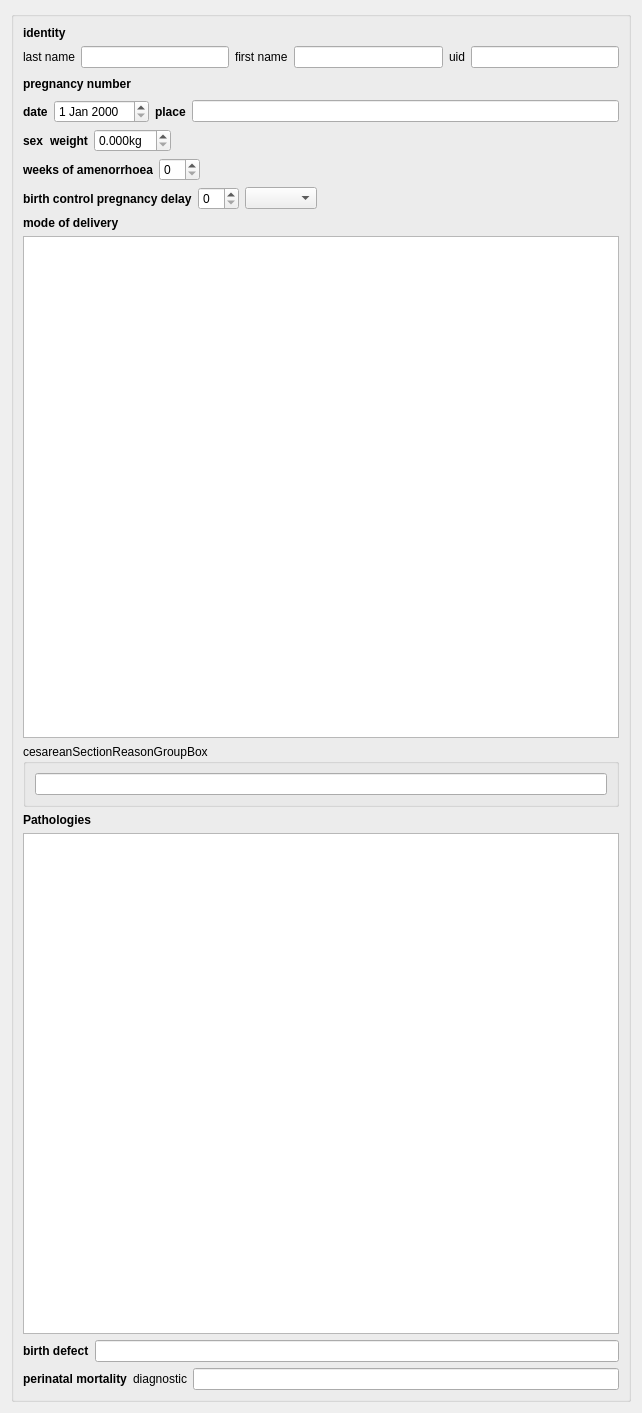
<?xml version="1.0" encoding="UTF-8"?>
<ui version="4.0">
 <class>BaseWidgets::Internal::BaseFormWidget</class>
 <widget class="QWidget" name="BaseWidgets::Internal::BaseFormWidget">
  <property name="geometry">
   <rect>
    <x>0</x>
    <y>0</y>
    <width>642</width>
    <height>1413</height>
   </rect>
  </property>
  <property name="windowTitle">
   <string>Form</string>
  </property>
  <layout class="QVBoxLayout" name="verticalLayout_5">
   <item>
    <widget class="QGroupBox" name="pregnancyGroupBox">
     <property name="title">
      <string/>
     </property>
     <layout class="QGridLayout" name="gridLayout_2">
      <item row="0" column="0" colspan="2">
       <layout class="QGridLayout" name="gridLayout">
        <item row="0" column="0">
         <widget class="QLabel" name="identityLabel">
          <property name="font">
           <font>
            <weight>75</weight>
            <bold>true</bold>
           </font>
          </property>
          <property name="text">
           <string>identity</string>
          </property>
         </widget>
        </item>
        <item row="1" column="0">
         <widget class="QLabel" name="lastNameLabel">
          <property name="text">
           <string>last name</string>
          </property>
         </widget>
        </item>
        <item row="1" column="1">
         <widget class="QLineEdit" name="lastNameLineEdit"/>
        </item>
        <item row="1" column="2">
         <widget class="QLabel" name="firstNameLabel">
          <property name="text">
           <string>first name</string>
          </property>
         </widget>
        </item>
        <item row="1" column="3">
         <widget class="QLineEdit" name="firstNameLineEdit"/>
        </item>
        <item row="1" column="4">
         <widget class="QLabel" name="uidLabel">
          <property name="text">
           <string>uid</string>
          </property>
         </widget>
        </item>
        <item row="1" column="5">
         <widget class="QLineEdit" name="uidLineEdit"/>
        </item>
       </layout>
      </item>
      <item row="1" column="0" colspan="2">
       <layout class="QHBoxLayout" name="horizontalLayout">
        <item>
         <widget class="QLabel" name="pregnancyNumberLabel">
          <property name="font">
           <font>
            <weight>75</weight>
            <bold>true</bold>
           </font>
          </property>
          <property name="text">
           <string>pregnancy number</string>
          </property>
         </widget>
        </item>
        <item>
         <widget class="QLineEdit" name="pregnancyNumberLineEdit">
          <property name="sizePolicy">
           <sizepolicy hsizetype="Fixed" vsizetype="Fixed">
            <horstretch>0</horstretch>
            <verstretch>0</verstretch>
           </sizepolicy>
          </property>
          <property name="maximumSize">
           <size>
            <width>0</width>
            <height>0</height>
           </size>
          </property>
          <property name="cursor">
           <cursorShape>ForbiddenCursor</cursorShape>
          </property>
          <property name="mouseTracking">
           <bool>false</bool>
          </property>
          <property name="focusPolicy">
           <enum>Qt::NoFocus</enum>
          </property>
          <property name="contextMenuPolicy">
           <enum>Qt::NoContextMenu</enum>
          </property>
          <property name="acceptDrops">
           <bool>false</bool>
          </property>
          <property name="frame">
           <bool>false</bool>
          </property>
          <property name="echoMode">
           <enum>QLineEdit::NoEcho</enum>
          </property>
          <property name="readOnly">
           <bool>true</bool>
          </property>
         </widget>
        </item>
        <item>
         <layout class="QHBoxLayout" name="pregnancyNumberRadioLayout"/>
        </item>
        <item>
         <spacer name="horizontalSpacer">
          <property name="orientation">
           <enum>Qt::Horizontal</enum>
          </property>
          <property name="sizeHint" stdset="0">
           <size>
            <width>40</width>
            <height>20</height>
           </size>
          </property>
         </spacer>
        </item>
       </layout>
      </item>
      <item row="2" column="0" colspan="2">
       <layout class="QHBoxLayout" name="horizontalLayout_7">
        <item>
         <widget class="QLabel" name="dobLabel">
          <property name="font">
           <font>
            <weight>75</weight>
            <bold>true</bold>
           </font>
          </property>
          <property name="text">
           <string>date</string>
          </property>
         </widget>
        </item>
        <item>
         <widget class="QDateEdit" name="dobDateEdit"/>
        </item>
        <item>
         <widget class="QLabel" name="placeOfBirthLabel">
          <property name="font">
           <font>
            <weight>75</weight>
            <bold>true</bold>
           </font>
          </property>
          <property name="text">
           <string>place</string>
          </property>
         </widget>
        </item>
        <item>
         <widget class="QLineEdit" name="placeOfBirthLineEdit"/>
        </item>
       </layout>
      </item>
      <item row="3" column="0">
       <layout class="QHBoxLayout" name="horizontalLayout_8">
        <item>
         <widget class="QLabel" name="sexLabel">
          <property name="font">
           <font>
            <weight>75</weight>
            <bold>true</bold>
           </font>
          </property>
          <property name="text">
           <string>sex</string>
          </property>
         </widget>
        </item>
        <item>
         <layout class="QHBoxLayout" name="sexRadioLayout"/>
        </item>
       </layout>
      </item>
      <item row="3" column="1">
       <layout class="QHBoxLayout" name="horizontalLayout_9">
        <item>
         <widget class="QLabel" name="WeightLabel">
          <property name="font">
           <font>
            <weight>75</weight>
            <bold>true</bold>
           </font>
          </property>
          <property name="text">
           <string>weight</string>
          </property>
         </widget>
        </item>
        <item>
         <widget class="QDoubleSpinBox" name="WeightDoubleSpinBox">
          <property name="suffix">
           <string>kg</string>
          </property>
          <property name="decimals">
           <number>3</number>
          </property>
          <property name="singleStep">
           <double>0.010000000000000</double>
          </property>
         </widget>
        </item>
        <item>
         <spacer name="horizontalSpacer_2">
          <property name="orientation">
           <enum>Qt::Horizontal</enum>
          </property>
          <property name="sizeHint" stdset="0">
           <size>
            <width>40</width>
            <height>20</height>
           </size>
          </property>
         </spacer>
        </item>
       </layout>
      </item>
      <item row="4" column="0" colspan="2">
       <layout class="QHBoxLayout" name="horizontalLayout_10">
        <item>
         <widget class="QLabel" name="WeeksOfAmenorrhoeaLabel">
          <property name="font">
           <font>
            <weight>75</weight>
            <bold>true</bold>
           </font>
          </property>
          <property name="text">
           <string>weeks of amenorrhoea</string>
          </property>
         </widget>
        </item>
        <item>
         <widget class="QSpinBox" name="WeeksOfAmenorrhoeaSpinBox"/>
        </item>
        <item>
         <spacer name="horizontalSpacer_3">
          <property name="orientation">
           <enum>Qt::Horizontal</enum>
          </property>
          <property name="sizeHint" stdset="0">
           <size>
            <width>40</width>
            <height>20</height>
           </size>
          </property>
         </spacer>
        </item>
       </layout>
      </item>
      <item row="5" column="0" colspan="2">
       <layout class="QHBoxLayout" name="horizontalLayout_16">
        <item>
         <widget class="QLabel" name="BirthControlPregnancyDelayLabel">
          <property name="font">
           <font>
            <weight>75</weight>
            <bold>true</bold>
           </font>
          </property>
          <property name="text">
           <string>birth control pregnancy delay</string>
          </property>
         </widget>
        </item>
        <item>
         <widget class="QSpinBox" name="BirthControlPregnancyDelaySpinBox"/>
        </item>
        <item>
         <widget class="QComboBox" name="BirthControlPregnancyDelayComboBox"/>
        </item>
        <item>
         <spacer name="horizontalSpacer_4">
          <property name="orientation">
           <enum>Qt::Horizontal</enum>
          </property>
          <property name="sizeHint" stdset="0">
           <size>
            <width>40</width>
            <height>20</height>
           </size>
          </property>
         </spacer>
        </item>
       </layout>
      </item>
      <item row="6" column="0" colspan="2">
       <layout class="QVBoxLayout" name="verticalLayout_2">
        <item>
         <widget class="QLabel" name="ModeOfDeliveryLabel">
          <property name="font">
           <font>
            <weight>75</weight>
            <bold>true</bold>
           </font>
          </property>
          <property name="text">
           <string>mode of delivery</string>
          </property>
         </widget>
        </item>
        <item>
         <widget class="QListView" name="ModeOfDeliveryListView"/>
        </item>
       </layout>
      </item>
      <item row="7" column="0" colspan="2">
       <widget class="QGroupBox" name="cesareanSectionReasonGroupBox">
        <property name="title">
         <string>cesareanSectionReasonGroupBox</string>
        </property>
        <layout class="QHBoxLayout" name="horizontalLayout_13">
         <item>
          <widget class="QLineEdit" name="cesareanSectionReasonLlineEdit"/>
         </item>
        </layout>
       </widget>
      </item>
      <item row="8" column="0" colspan="2">
       <layout class="QVBoxLayout" name="verticalLayout_3">
        <item>
         <widget class="QLabel" name="PathologiesLabel">
          <property name="font">
           <font>
            <weight>75</weight>
            <bold>true</bold>
           </font>
          </property>
          <property name="text">
           <string>Pathologies</string>
          </property>
         </widget>
        </item>
        <item>
         <widget class="QListView" name="PathologiesListView"/>
        </item>
       </layout>
      </item>
      <item row="9" column="0" colspan="2">
       <layout class="QHBoxLayout" name="horizontalLayout_12">
        <item>
         <widget class="QLabel" name="label">
          <property name="font">
           <font>
            <weight>75</weight>
            <bold>true</bold>
           </font>
          </property>
          <property name="text">
           <string>birth defect</string>
          </property>
         </widget>
        </item>
        <item>
         <widget class="QLineEdit" name="lineEdit"/>
        </item>
       </layout>
      </item>
      <item row="10" column="0" colspan="2">
       <layout class="QHBoxLayout" name="horizontalLayout_11">
        <item>
         <widget class="QLabel" name="PerinatalMortalityLabel">
          <property name="font">
           <font>
            <weight>75</weight>
            <bold>true</bold>
           </font>
          </property>
          <property name="text">
           <string>perinatal mortality</string>
          </property>
         </widget>
        </item>
        <item>
         <layout class="QHBoxLayout" name="PerinatalMortalityRadioLayout"/>
        </item>
        <item>
         <widget class="QLabel" name="PerinatalMortalityDiagnosticLabel">
          <property name="text">
           <string>diagnostic</string>
          </property>
         </widget>
        </item>
        <item>
         <widget class="QLineEdit" name="PerinatalMortalityDiagnosticLineEdit"/>
        </item>
       </layout>
      </item>
     </layout>
    </widget>
   </item>
  </layout>
 </widget>
 <resources/>
 <connections/>
</ui>
